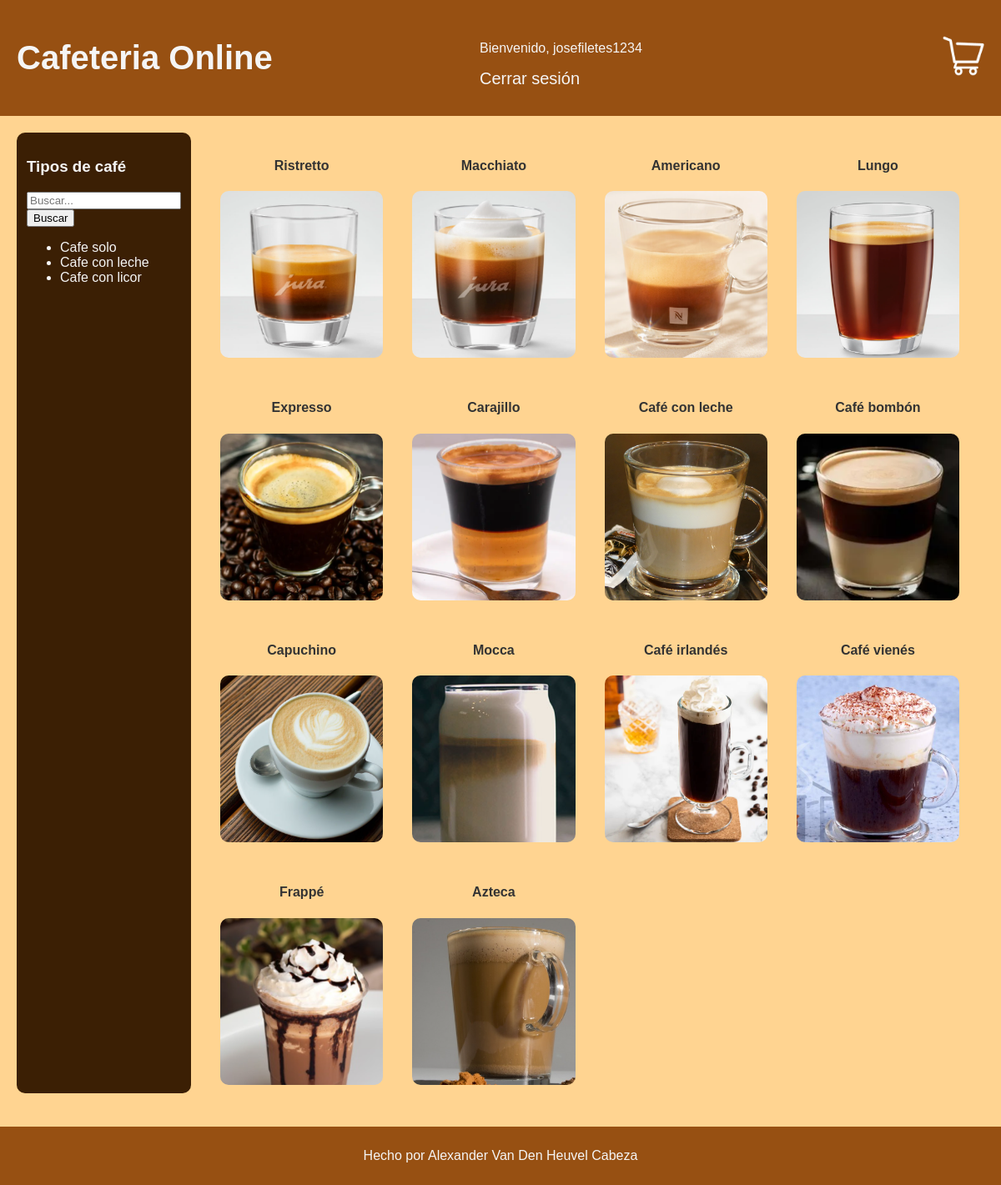
The page /paginaCompras/home (signed in) on the database as committed earlier.
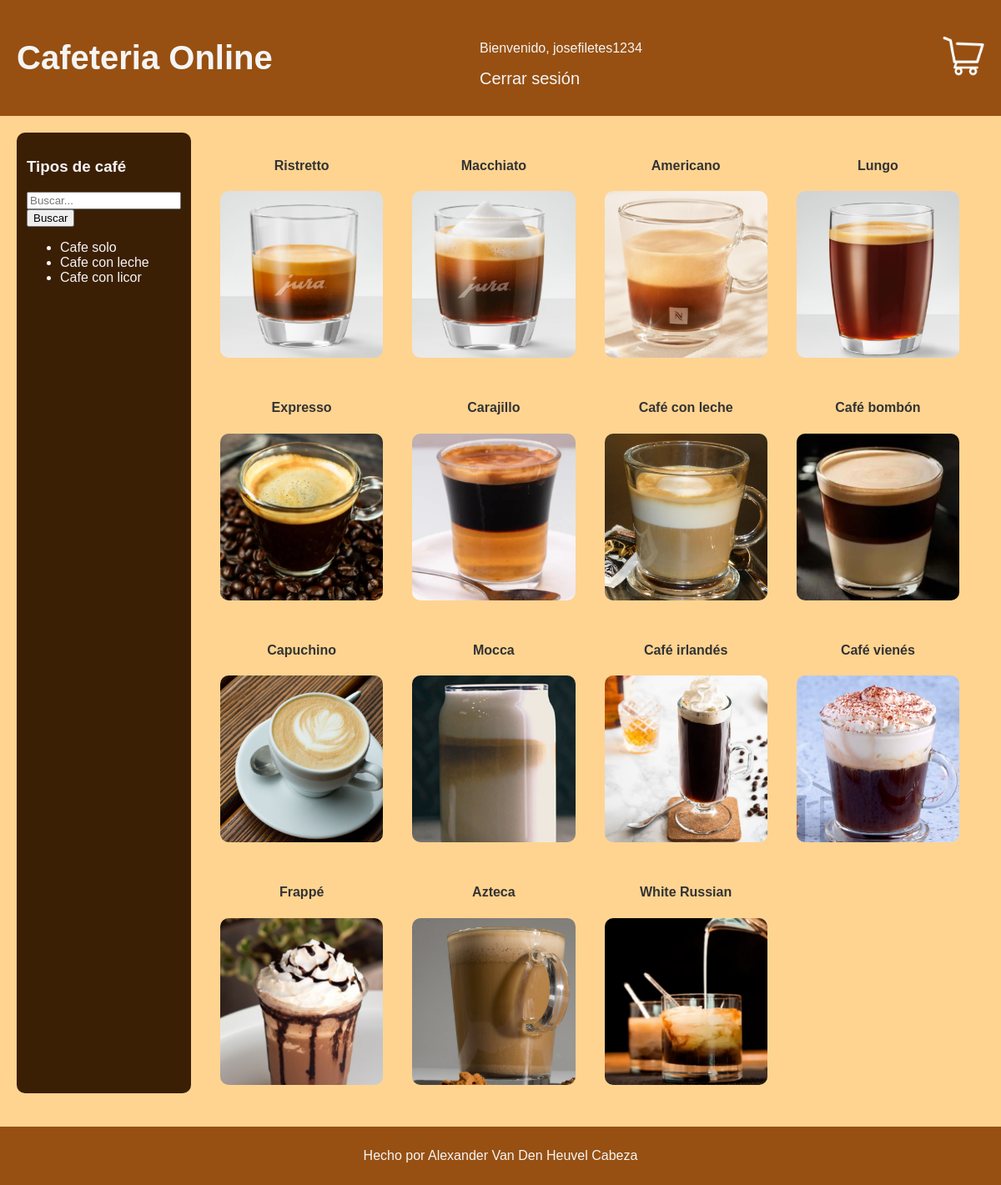
The same page on the database as committed later.
### paginaCompras/models.py (models this page shows, shortened)
class Producto(models.Model):
    nombre = models.CharField(max_length=100)
    descripcion = models.TextField()
    categoria = models.TextField(default='Sin categoria')
    precio = models.DecimalField(max_digits=8, decimal_places=2)
    imagen = models.URLField()
    disponible = models.BooleanField(default=True)
    fecha_creacion = models.DateTimeField(auto_now_add=True)

### paginaCompras/views.py (the view)
# urls.py: path("home", views.home, name="home"),
def home(request):
    username = request.user.username
    productos = Producto.objects.all()
    categorias = Producto.objects.values('categoria').distinct()
    context = {
        'productos': productos,
        'categorias': categorias,
        'username': username,
    }
    return render(request, 'Paginacompras/home.html', context)

### paginaCompras/templates/paginaCompras/home.html (shortened to what this page needs)
<!DOCTYPE html>
<html lang="en">
<head>
    {% load static %}
    <link rel="stylesheet" type="text/css" href="{% static 'css/estilo.css' %}">
</head>
<body>
<header>
  <a href="{% url 'home' %}"><h1>Cafeteria Online</h1></a>
  <nav>
    {% if user.is_authenticated %}
    <p>Bienvenido, {{ user.username }}</p>
    <a href="{% url 'logout' %}">Cerrar sesión</a>
  </nav>
  <div id="carrito">
    <a href="{% url 'ver_carrito' %}">
      <img src="/media/productos/carrito.png" alt="Carrito de compra">
    </a>
  </div>
</header>
<main>
  <div id="categorias">
    <h3>Tipos de café</h3>
    <form method="GET" action="{% url 'buscar' %}">
      <input type="text" name="q" placeholder="Buscar...">
      <button type="submit">Buscar</button>
    </form>
    <ul>
      {% for categoria in categorias %}
      <li><a href="{% url 'productos_por_categoria' categoria.categoria %}">{{ categoria.categoria }}</a></li>
      {% endfor %}
    </ul>
  </div>
  <div class="grid-container" id="contenido-principal">
    {% for producto in productos %}
    <a href="{% url 'detail' producto.id %}">
      <div class="grid-item">
        <h4>{{ producto.nombre }}</h4>
        <div id="cuadrofoto" style="background-image: url({{ producto.imagen }})"></div>
      </div>
    </a>
    {% endfor %}
  </div>
</main>
<footer>
  <p>Hecho por Alexander Van Den Heuvel Cabeza</p>
</footer>
</body>
{% else %}
    <p>Bienvenido, regístrese o acceda para ver nuestros distintos cafés</p>
    <a href="{% url 'login' %}">Acceder</a>
    <a href="{% url 'registro' %}">Registrarse</a>
{% endif %}
</html>

### paginaCompras/static/css/estilo.css (style rules this page uses)
body { font-family: Arial, sans-serif; background-color: #FFD491; margin: 0; padding: 0; }
header { background-color: #975012; padding: 20px; color: #f5f5f5; display: flex; align-items: center; }
header a { margin: 0; font-size: 20px; flex: 1; color: #f5f5f5; }
nav { color: #f5f5f5; background-color: #975012; padding: 10px; flex: 1; }
#carrito { margin-left: auto; }
#carrito img { width: 50px; height: auto; }
main { padding: 20px; margin-bottom:20px; display: grid; grid-template-areas: "categorias contenido-principal"; grid-template-columns: 1fr 5fr; grid-gap: 20px; }
#categorias { background-color: #3B1F04; color: #f5f5f5; font-color: margin-right: 20px; border-radius:10px; padding:12px; grid-area: categorias; }
#categorias a { color:#f5f5f5; padding-bottom:10px; }
#contenido-principal { margin-right: 20px; grid-area: contenido-principal; }
.grid-container { display: grid; grid-template-columns: repeat(auto-fit, minmax(200px, 1fr)); grid-gap:10px; text-align: center; border-radius: 10px; }
#cuadrofoto { background-size: cover; background-position: center width: 100%; height: 200px; border-radius:10px; }
.grid-item { border-radius:10px; margin-left:5px; transition: background-color 0.8s, border-radius 0.8s; padding:10px; }
a { text-decoration: none; color: #333; }
footer { background-color: #975012; color: #f5f5f5; padding: 10px; margin-bottom: 0px; text-align: center; }

Rows that differ between the two databases and show on the page:
added Producto: nombre "White Russian", imagen (picture)
